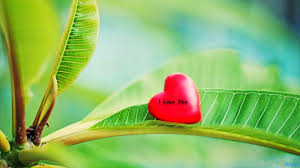
#> input picture images.jpg, 300 x 168 px, given in place of the camera
$ python try1.py
#> lines starting #> are read from the running program, lines starting #| are printed output that depends on the picture; after the words box and inside, x2 and y2 are one past the last pixel; in counts of white or black regions, pixels touching at a corner belong together
import numpy as np
import cv2
import copy
# import matplotlib.pyplot as plt
# from matplotlib import pyplot as plt

cap = cv2.VideoCapture(0)

while(True):
    # Capture frame-by-frame
    ret, frame = cap.read()
#> frame is the input picture: shape (168, 300, 3); mean B, G, R 103, 183, 141.7

    # Our operations on the frame come here
    gray = cv2.cvtColor(frame, cv2.COLOR_BGR2GRAY)
    median_blur=cv2.medianBlur(gray,5)
    ret1,thresh1=cv2.threshold(gray,127,255,cv2.THRESH_BINARY)
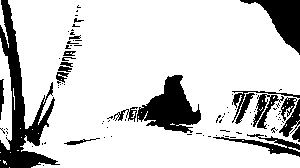
#> thresh1: shape (168, 300); 81.8% white; 92 black regions (73 under 20 px), largest, box (x1, y1, x2, y2) and area: (0, 0, 60, 168) 3086, (137, 75, 201, 133) 1960, (240, 0, 300, 55) 1336
    ret2,thresh2=cv2.threshold(gray,127,255,cv2.THRESH_BINARY_INV)
    ret3,thresh3=cv2.threshold(gray,127,255,cv2.THRESH_TRUNC)
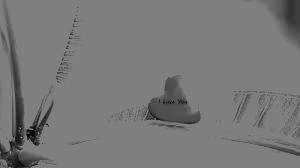
#> thresh3: shape (168, 300); min 0, max 127, mean 120.7
    ret4,thresh4=cv2.threshold(gray,127,255,cv2.THRESH_TOZERO)
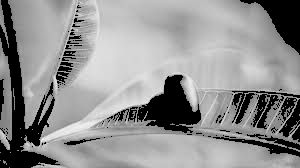
#> thresh4: shape (168, 300); min 0, max 248, mean 144.7
    ret5,thresh5=cv2.threshold(gray,127,255,cv2.THRESH_TOZERO_INV)
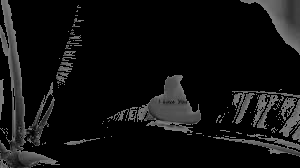
#> thresh5: shape (168, 300); min 0, max 127, mean 16.8
    blur=cv2.GaussianBlur(gray,(5,5),0)
    ret6,thresh6=cv2.threshold(gray,0,255,cv2.THRESH_BINARY+cv2.THRESH_OTSU)
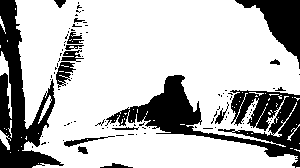
#> thresh6: shape (168, 300); 73.7% white; 99 black regions (83 under 20 px), largest, box (x1, y1, x2, y2) and area: (105, 75, 300, 168) 5798, (0, 0, 64, 168) 4298, (235, 0, 300, 69) 1762
#> ret6 = 143
    ret7,thresh7=cv2.threshold(blur,0,255,cv2.THRESH_BINARY+cv2.THRESH_OTSU)
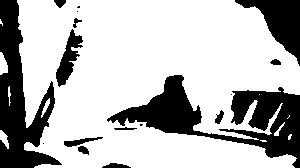
#> thresh7: shape (168, 300); 72.3% white; 17 black regions (5 under 20 px), largest, box (x1, y1, x2, y2) and area: (107, 75, 300, 168) 6215, (0, 0, 62, 168) 4683, (235, 0, 300, 66) 1813
#> ret7 = 145
    thresh8=cv2.adaptiveThreshold(median_blur,255,cv2.ADAPTIVE_THRESH_MEAN_C,\
                                  cv2.THRESH_BINARY,11,2)
#> thresh8: shape (168, 300); 71.3% white; 199 black regions (144 under 20 px), largest, box (x1, y1, x2, y2) and area: (82, 56, 278, 132) 2979, (2, 0, 24, 151) 1158, (56, 31, 94, 90) 800
    thresh9=cv2.adaptiveThreshold(median_blur,255,cv2.ADAPTIVE_THRESH_GAUSSIAN_C,\
                                  cv2.THRESH_BINARY,11,2)
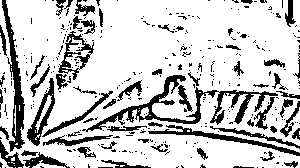
#> thresh9: shape (168, 300); 79.1% white; 335 black regions (273 under 20 px), largest, box (x1, y1, x2, y2) and area: (82, 75, 278, 132) 1890, (2, 0, 25, 152) 1069, (148, 125, 300, 156) 688
    thresh10=copy.deepcopy(thresh1)
    titles = ['Original Image','BINARY','BINARY_INV','TRUNC','TOZERO','TOZERO_INV','GRAY_OTSU','BLUR_OTSU','MEAN_ADAPTIVE','GAUSSIAN_ADAPTIVE','DEEP_COPY']
    images = [gray, thresh1, thresh2, thresh3, thresh4, thresh5,thresh6,thresh7,thresh8,thresh9,thresh10]
    # Display the resulting frame
    for x in range(11):
     cv2.imshow(titles[x],images[x])
    if cv2.waitKey(1) & 0xFF == ord('q'):
#> (key q is pressed here)
        break

# When everything done, release the capture
cap.release()
cv2.destroyAllWindows()

$ run again, on house.jpg
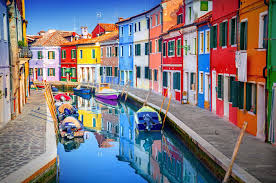
#> input picture house.jpg, 276 x 183 px, given in place of the camera
#> frame is the input picture: shape (183, 276, 3); mean B, G, R 127.9, 120.8, 125.5
#> `ret1,thresh1=cv2.threshold(gray,127,255,cv2.THRESH_BINARY)`:
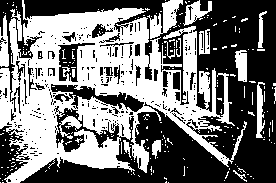
#> thresh1: shape (183, 276); 46.8% white; 227 white regions (211 under 20 px), largest, box (x1, y1, x2, y2) and area: (0, 0, 247, 183) 20210, (147, 0, 183, 39) 634, (183, 0, 212, 26) 333
#> thresh6: shape (183, 276); 48.5% white; 220 white regions (206 under 20 px), largest, box (x1, y1, x2, y2) and area: (0, 0, 247, 183) 21121, (147, 0, 183, 39) 662, (256, 82, 265, 140) 354
#> ret6 = 124
#> thresh7: shape (183, 276); 50.5% white; 73 black regions (39 under 20 px), largest, box (x1, y1, x2, y2) and area: (21, 0, 276, 183) 17321, (24, 0, 167, 31) 1874, (51, 85, 144, 130) 1032
#> ret7 = 122
#> thresh8: shape (183, 276); 57.7% white; 196 black regions (131 under 20 px), largest, box (x1, y1, x2, y2) and area: (22, 0, 248, 183) 7111, (116, 110, 226, 183) 2386, (228, 52, 276, 183) 1591
#> `thresh9=cv2.adaptiveThreshold(median_blur,255,cv2.ADAPTIVE_THRESH_GAUS..`:
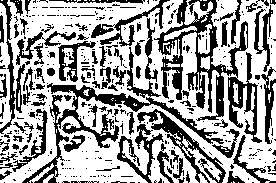
#> thresh9: shape (183, 276); 62.8% white; 398 black regions (311 under 20 px), largest, box (x1, y1, x2, y2) and area: (154, 0, 262, 143) 4216, (22, 47, 224, 183) 3004, (137, 109, 226, 183) 1208
